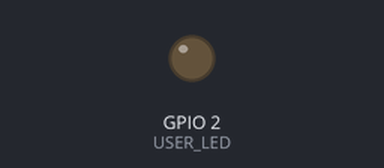
The sketch below on a simulated ESP32. On the bench: output pins drawn as LEDs (lit = HIGH). WiFi joins after 1.5 s; servers stay silent unless stated; what the sketch prints to the serial monitor is not drawn.

Above: at 0.1 s.
At 3.6 s:
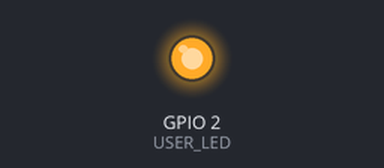
Timing chart, 0 to 5.1 s (numbered marks = the images above):
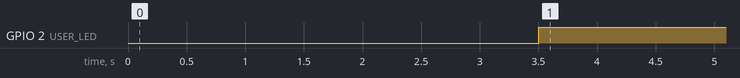

The sketch:

ESP32_Web_Server.ino
```cpp
#include <WiFi.h>
#include <WebServer.h>   // Built-in Arduino library

#define USER_LED  (2)

const char* ssid = "Sfk112~";   // Default SSID in Wokwi
const char* password = "12345687";          // No password for Wokwi-GUEST

WebServer server(80);  // Port 80 = HTTP

void handleRoot() {
  String message = "<!DOCTYPE html><html>";
  message += "<head><meta http-equiv='refresh' content='2'></head>"; // refresh every 2 sec
  message += "<body>";
  message += "Hello from ESP32!<br>";
  message += "Millis: " + String(millis());
  message += "</body></html>";
  server.send(200, "text/html", message);
}


void setup() {
  Serial.begin(115200);
  pinMode(USER_LED, OUTPUT);

  WiFi.begin(ssid, password);
  Serial.print("Connecting...");
  while (WiFi.status() != WL_CONNECTED) {
    delay(500);
    Serial.print(".");
  }

  Serial.println("\n Connected!");
  Serial.print("ESP32 IP: ");
  Serial.println(WiFi.localIP());

  server.on("/", handleRoot);   // When browser goes to ESP32’s IP
  server.begin();               // Start web server
  delay(2000);
}

void loop() {
  // You can ping connection status
  if (WiFi.status() == WL_CONNECTED) {
    Serial.println("Still connected to WiFi");
    digitalWrite(USER_LED, HIGH);
  } else {
    Serial.println("Disconnected");
    digitalWrite(USER_LED, LOW);
  }
  delay(1000);

  server.handleClient();  // Handle incoming requests
  handleRoot();
}
```

Measured:
- by itself, GPIO 2 (USER_LED): LOW → HIGH at 3.5 s
